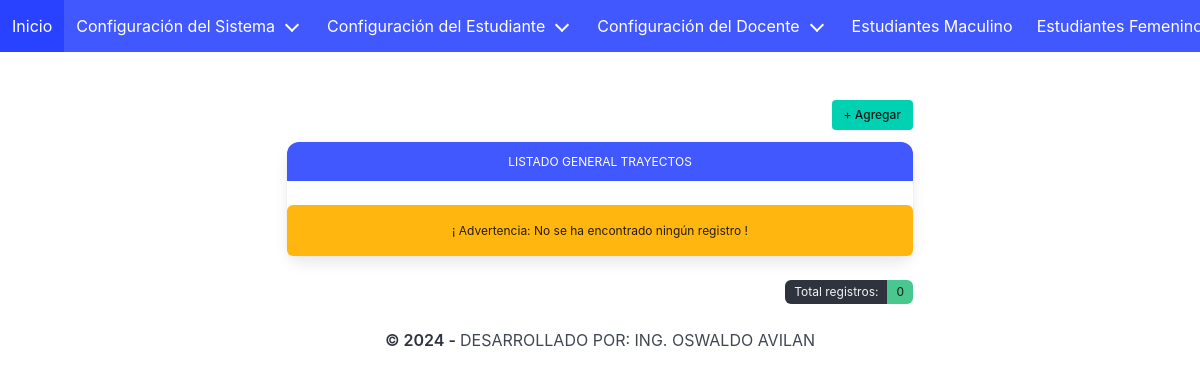
The app's page /trayectos.php, older data.
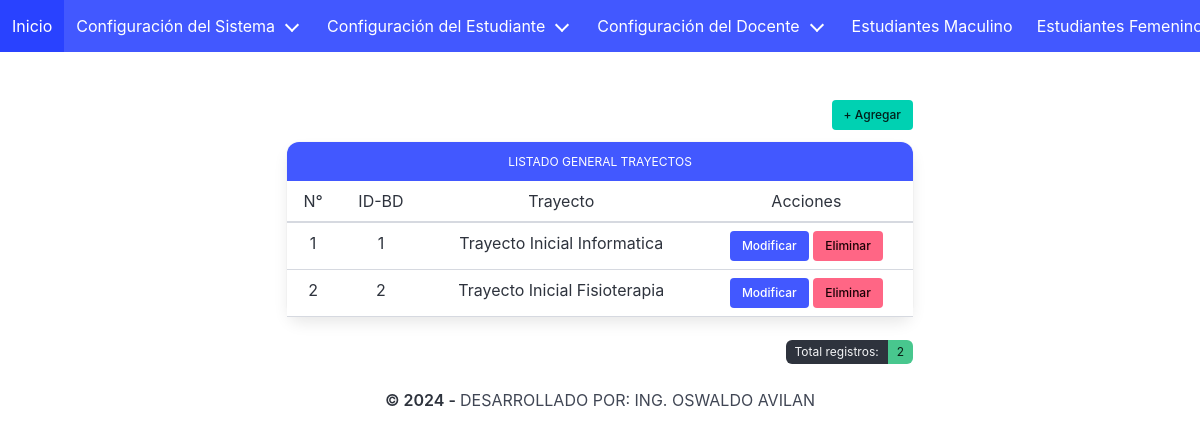
The same page, newer data.
### tables this page shows
CREATE TABLE `trayectos` (
  `id_trayectos` int(11) NOT NULL,
  `trayectos` varchar(45) NOT NULL
);

### trayectos.php (the view, shortened to what this page needs)
<?php
include "conexion/conexion.php";
?>
<!DOCTYPE html>
<html lang="es" data-theme="light">
  <head>
    <link rel="stylesheet" href="css/bulma.min.css">
  </head>
  <body>
<?php include "menu.php"; ?>
<section class="section">
  <div class="container">
    <div class="columns is-mobile is-centered">
      <div class="column is-8">
<div class="field is-grouped is-grouped-right">
  <p class="control">
  <button class="button is-primary is-small js-modal-trigger"
  data-target="modal-js-example" aria-haspopup="true">+ Agregar</button>
  </p>
</div>
<article class="panel is-link">
  <p class="panel-heading has-text-centered has-text-weight-normal is-size-7">LISTADO GENERAL TRAYECTOS</p>
<?php
$consulta = $DB_con->query("SELECT * FROM trayectos ORDER BY id_trayectos;");
if($consulta->rowCount() > 0){
$i=1;
 ?>
 <table id="myTable" class="table is-hoverable table is-mobile is-fullwidth has-text-centered">
        <thead>
          <tr>
              <th class="has-text-centered has-text-weight-normal">N°</th>
              <th class="has-text-centered has-text-weight-normal">ID-BD</th>
              <th class="has-text-centered has-text-weight-normal">Trayecto</th>
              <th class="has-text-centered has-text-weight-normal">Acciones</th>
          </tr>
        </thead>
<?php
while ($linea = $consulta->fetch(PDO::FETCH_ASSOC)) {
echo "
        <tbody>
          <tr>
            <td class='has-text-centered'>$i</td>";?>
            <td><?php echo $linea['id_trayectos']; ?></td>
            <td><?php echo $linea['trayectos']; ?></td>
<td>
<button data-target="#modificar_<?php echo $linea['id_trayectos']; ?>"
class='button is-small is-responsive is-link js-modal-trigger'>Modificar</button>
<button data-target="#eliminar_<?php echo $linea['id_trayectos']; ?>"
class='button is-small is-responsive is-danger js-modal-trigger' >Eliminar</button>
</td>
</tr>
</tbody>
<?php
$i++;
}
}
else
echo "<br><div class='notification is-warning has-text-centered has-text-weight-normal is-size-7'>
<h5 class='black-text text-darken-2 center CONDENSED LIGHT5'>
¡ Advertencia: No se ha encontrado ningún registro !
</h5>
</div>";
echo "</table>";
?>
</article>
<div class="control">
<div class="tags has-addons is-right is-small">
<?php
$consulta = $DB_con->query("SELECT * FROM trayectos");
$consulta->execute();
$trayectos = $consulta->rowCount();
?>
      <span class="tag is-dark">Total registros:</span>
      <span class="tag is-success"><?php print("$trayectos\n"); ?></span>
</div>
</div>
</div>
</div>
<div class="content has-text-centered">
  <p><strong>© 2024 - </strong> DESARROLLADO POR: ING. OSWALDO AVILAN</p>
  </div>
</section>
  </body>
</html>

Row changes from the older to the newer data that the page shows:
added trayectos: id_trayectos "1", trayectos "Trayecto Inicial Informatica"
added trayectos: id_trayectos "2", trayectos "Trayecto Inicial Fisioterapia"
Text that changed along with them:
$trayectos: "0" → "2"
text no longer shown: "¡ Advertencia: No se ha encontrado ningún registro !"
text now shown: "N° ID-BD Trayecto Acciones"
